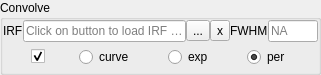
<?xml version="1.0" encoding="UTF-8"?>
<ui version="4.0">
 <class>Form</class>
 <widget class="QWidget" name="Form">
  <property name="geometry">
   <rect>
    <x>0</x>
    <y>0</y>
    <width>321</width>
    <height>75</height>
   </rect>
  </property>
  <property name="windowTitle">
   <string>Form</string>
  </property>
  <layout class="QVBoxLayout" name="verticalLayout">
   <property name="spacing">
    <number>0</number>
   </property>
   <property name="leftMargin">
    <number>0</number>
   </property>
   <property name="topMargin">
    <number>0</number>
   </property>
   <property name="rightMargin">
    <number>0</number>
   </property>
   <property name="bottomMargin">
    <number>0</number>
   </property>
   <item>
    <widget class="QGroupBox" name="groupBox_2">
     <property name="title">
      <string>Convolve</string>
     </property>
     <layout class="QGridLayout" name="gridLayout">
      <property name="leftMargin">
       <number>0</number>
      </property>
      <property name="topMargin">
       <number>0</number>
      </property>
      <property name="rightMargin">
       <number>0</number>
      </property>
      <property name="bottomMargin">
       <number>0</number>
      </property>
      <property name="spacing">
       <number>0</number>
      </property>
      <item row="0" column="6">
       <widget class="QLineEdit" name="lineEdit_2">
        <property name="sizePolicy">
         <sizepolicy hsizetype="Expanding" vsizetype="Fixed">
          <horstretch>0</horstretch>
          <verstretch>0</verstretch>
         </sizepolicy>
        </property>
        <property name="maximumSize">
         <size>
          <width>50</width>
          <height>16777215</height>
         </size>
        </property>
        <property name="alignment">
         <set>Qt::AlignLeading|Qt::AlignLeft|Qt::AlignVCenter</set>
        </property>
        <property name="placeholderText">
         <string>NA</string>
        </property>
       </widget>
      </item>
      <item row="6" column="0" colspan="10">
       <layout class="QVBoxLayout" name="verticalLayout_2">
        <property name="spacing">
         <number>0</number>
        </property>
       </layout>
      </item>
      <item row="0" column="2">
       <widget class="QLineEdit" name="lineEdit">
        <property name="sizePolicy">
         <sizepolicy hsizetype="MinimumExpanding" vsizetype="Fixed">
          <horstretch>0</horstretch>
          <verstretch>0</verstretch>
         </sizepolicy>
        </property>
        <property name="readOnly">
         <bool>true</bool>
        </property>
        <property name="placeholderText">
         <string>Click on button to load IRF ---&gt;</string>
        </property>
       </widget>
      </item>
      <item row="1" column="0" colspan="10">
       <layout class="QHBoxLayout" name="horizontalLayout">
        <property name="spacing">
         <number>0</number>
        </property>
        <item>
         <widget class="QWidget" name="widget" native="true">
          <layout class="QHBoxLayout" name="horizontalLayout_2">
           <property name="spacing">
            <number>6</number>
           </property>
           <property name="leftMargin">
            <number>0</number>
           </property>
           <property name="topMargin">
            <number>0</number>
           </property>
           <property name="rightMargin">
            <number>0</number>
           </property>
           <property name="bottomMargin">
            <number>0</number>
           </property>
           <item>
            <widget class="QCheckBox" name="checkBox">
             <property name="sizePolicy">
              <sizepolicy hsizetype="Fixed" vsizetype="Fixed">
               <horstretch>0</horstretch>
               <verstretch>0</verstretch>
              </sizepolicy>
             </property>
             <property name="text">
              <string/>
             </property>
             <property name="checked">
              <bool>true</bool>
             </property>
            </widget>
           </item>
           <item>
            <widget class="QRadioButton" name="radioButton_3">
             <property name="sizePolicy">
              <sizepolicy hsizetype="Fixed" vsizetype="Fixed">
               <horstretch>0</horstretch>
               <verstretch>0</verstretch>
              </sizepolicy>
             </property>
             <property name="text">
              <string>curve</string>
             </property>
            </widget>
           </item>
           <item>
            <widget class="QRadioButton" name="radioButton_2">
             <property name="sizePolicy">
              <sizepolicy hsizetype="Fixed" vsizetype="Fixed">
               <horstretch>0</horstretch>
               <verstretch>0</verstretch>
              </sizepolicy>
             </property>
             <property name="text">
              <string>exp</string>
             </property>
             <property name="checked">
              <bool>false</bool>
             </property>
            </widget>
           </item>
           <item>
            <widget class="QRadioButton" name="radioButton">
             <property name="sizePolicy">
              <sizepolicy hsizetype="Fixed" vsizetype="Fixed">
               <horstretch>0</horstretch>
               <verstretch>0</verstretch>
              </sizepolicy>
             </property>
             <property name="text">
              <string>per</string>
             </property>
             <property name="checked">
              <bool>true</bool>
             </property>
            </widget>
           </item>
           <item>
            <layout class="QHBoxLayout" name="horizontalLayout_3">
             <property name="spacing">
              <number>0</number>
             </property>
            </layout>
           </item>
          </layout>
         </widget>
        </item>
       </layout>
      </item>
      <item row="0" column="1">
       <widget class="QLabel" name="label">
        <property name="text">
         <string>IRF</string>
        </property>
       </widget>
      </item>
      <item row="0" column="4">
       <widget class="QToolButton" name="unload_button">
        <property name="text">
         <string>x</string>
        </property>
       </widget>
      </item>
      <item row="0" column="5">
       <widget class="QLabel" name="label_2">
        <property name="text">
         <string>FWHM</string>
        </property>
       </widget>
      </item>
      <item row="0" column="3">
       <widget class="QToolButton" name="toolButton_3">
        <property name="text">
         <string>...</string>
        </property>
       </widget>
      </item>
     </layout>
    </widget>
   </item>
  </layout>
  <action name="actionSelect_IRF">
   <property name="text">
    <string>Select IRF</string>
   </property>
  </action>
  <action name="actionSelect_IRF_2">
   <property name="text">
    <string>Select IRF</string>
   </property>
  </action>
 </widget>
 <resources/>
 <connections>
  <connection>
   <sender>toolButton_3</sender>
   <signal>clicked()</signal>
   <receiver>actionSelect_IRF</receiver>
   <slot>trigger()</slot>
   <hints>
    <hint type="sourcelabel">
     <x>465</x>
     <y>23</y>
    </hint>
    <hint type="destinationlabel">
     <x>-1</x>
     <y>-1</y>
    </hint>
   </hints>
  </connection>
 </connections>
</ui>
